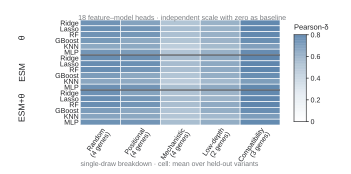

This chart was generated by the following Python code:
"""Fig. 4b — transcriptional direction recovery across five splits."""
from __future__ import annotations

import numpy as np
from matplotlib.colors import LinearSegmentedColormap, Normalize

import fig4_common as S
from fig4_heatmap import draw_method_heatmap, draw_vector_colorbar

# Static QA contract: Arial/Helvetica sans-serif; svg.fonttype="none";
# pdf.fonttype=42; exports .svg, .pdf, .png and .tiff at dpi=600.
# Final assembled figure target: width_mm = 183.
W_MM, H_MM = 89.0, 44.0


def main() -> None:
    S.apply_style()
    df = S.breakdown()
    inhouse = df[df["method"].map(S.is_inhouse)]
    pivot = inhouse.groupby(["method", "split"])["pearson_delta"].mean().unstack()
    rows = S.ordered_methods()
    matrix = pivot.loc[rows, S.SPLIT_ORDER].to_numpy(float)
    if np.isnan(matrix).any():
        raise ValueError("Fig. 4b matrix contains missing cells")

    cmap = LinearSegmentedColormap.from_list(
        "direction_score", ["#FFFFFF", "#DDE6EE", "#9FB6CA", S.DIRECTION_BLUE]
    )
    norm = Normalize(vmin=0.0, vmax=0.80)

    fig = S.figure(W_MM, H_MM)
    ax = fig.add_axes([0.23, 0.28, 0.57, 0.605])
    ax._fig3_cmap = cmap
    ax._fig3_norm = norm
    draw_method_heatmap(ax, matrix)

    cax = fig.add_axes([0.84, 0.30, 0.035, 0.50])
    ticks = [0.0, 0.2, 0.4, 0.6, 0.8]
    draw_vector_colorbar(
        cax,
        cmap,
        norm,
        0.0,
        0.80,
        ticks,
        ["0", "0.2", "0.4", "0.6", "0.8"],
    )
    fig.text(0.84, 0.82, r"Pearson-$\delta$", ha="left", va="bottom", fontsize=5.4)
    fig.text(
        0.52,
        0.915,
        "18 feature–model heads · independent scale with zero as baseline",
        ha="center",
        va="top",
        fontsize=5.1,
        color=S.GREY,
    )
    fig.text(
        0.23,
        0.035,
        "single-draw breakdown · cell: mean over held-out variants",
        ha="left",
        va="bottom",
        fontsize=5.0,
        color=S.GREY,
    )
    S.save(fig, "fig4b_direction_splits")


if __name__ == "__main__":
    main()
